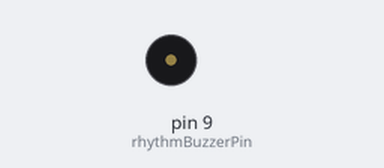
Simulated run of this sketch. Board: Arduino Uno, built with avr-gcc and run on an emulated ATmega328P. Shown: buzzer (waves = sounding). At 37.0 s the program stops and its outputs stay as they are.

Above: at 0.32 s.
At 36.3 s:
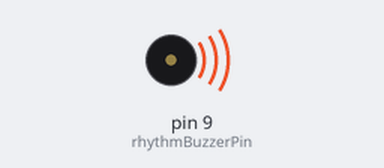
Timing chart, 0 to 38.5 s (numbered marks = the images above):
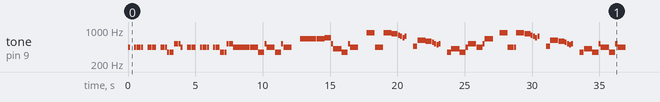

Measured:
- by itself, tone on pin 9 (rhythmBuzzerPin): plays 440 Hz for 0.15 s, 440 Hz for 0.15 s, 440 Hz for 0.15 s, 440 Hz for 0.15 s, 440 Hz for 0.15 s, 440 Hz for 0.15 s … (102 notes in this stretch)

The sketch:

servo-march.ino
```cpp
//Note Definitions
const int NOTE_AS3 = 233;
const int NOTE_C4 = 262;
const int NOTE_D4 = 294;
const int NOTE_E4 = 330;
const int NOTE_F4 = 349;
const int NOTE_G4 = 392;
const int NOTE_GS4 = 415;
const int NOTE_A4 = 440;
const int NOTE_AS4 = 466;
const int NOTE_B4 = 494;
const int NOTE_C5 = 523;
const int NOTE_CS5 = 554;
const int NOTE_D5 = 587;
const int NOTE_DS5 = 622;
const int NOTE_E5 = 659;
const int NOTE_F5 = 699;
const int NOTE_FS5 = 740;
const int NOTE_G5 = 784;
const int NOTE_GS5 = 831;
const int NOTE_A5 = 880;

const int rhythmBuzzerPin = 9;
const int rhythmLength = 115;

int rhythmNotes[] = {NOTE_A4,0,NOTE_A4,NOTE_A4,NOTE_A4,NOTE_A4,0,NOTE_A4,NOTE_A4,NOTE_A4,NOTE_A4,0,NOTE_A4,NOTE_A4,NOTE_A4,NOTE_F4,NOTE_F4,NOTE_F4,NOTE_C5,NOTE_C5,NOTE_C5,  //Intro 1 (21 Notes)
                    NOTE_A4,0,NOTE_A4,NOTE_A4,NOTE_A4,NOTE_A4,0,NOTE_A4,NOTE_A4,NOTE_A4,NOTE_A4,0,NOTE_A4,NOTE_A4,NOTE_A4,NOTE_F4,NOTE_F4,NOTE_F4,NOTE_C5,NOTE_C5,NOTE_C5,   //Intro 2 (21 Notes)
                    NOTE_A4,NOTE_A4,NOTE_A4,NOTE_F4,NOTE_C5,NOTE_A4,NOTE_F4,NOTE_C5,NOTE_A4,                                                                                 //Part 1  (9 Notes)
                    0,NOTE_E5,NOTE_E5,NOTE_E5,NOTE_F5,NOTE_C5,NOTE_GS4,NOTE_F4,NOTE_C5,NOTE_A4,                                                                              //Part 2  (10 Notes)
                    0,NOTE_A5,NOTE_A4,NOTE_A4,NOTE_A5,NOTE_GS5,NOTE_G5,NOTE_FS5,NOTE_F5,NOTE_FS5,                                                                            //Part 3  (10 Notes)
                    0,NOTE_AS4,NOTE_DS5,NOTE_D5,NOTE_CS5,NOTE_C5,NOTE_B4,NOTE_C5,                                                                                            //Part 4  (8 Notes)
                    0,NOTE_F4,NOTE_GS4,NOTE_F4,NOTE_A4,NOTE_C5,NOTE_A4,NOTE_C5,NOTE_E5,                                                                                      //Part 5  (9 Notes)
                    0,NOTE_A5,NOTE_A4,NOTE_A4,NOTE_A5,NOTE_GS5,NOTE_G5,NOTE_FS5,NOTE_F5,NOTE_FS5,                                                                            //Part 6  (10 Notes)
                    0,NOTE_AS4,NOTE_DS5,NOTE_D5,NOTE_CS5,NOTE_C5,NOTE_B4,NOTE_C5,                                                                                            //Part 7  (8 Notes)
                    0,NOTE_F4,NOTE_GS4,NOTE_F4,NOTE_C5,NOTE_A4,NOTE_F4,NOTE_C5,NOTE_A4};                                                                                     //Part 8  (9 Notes)

int rhythmBeats[] = {1,2,1,1,1,1,2,1,1,1,1,2,1,1,1,1,1,1,1,1,1,   //Intro 1
                    1,2,1,1,1,1,2,1,1,1,1,2,1,1,1,1,1,1,1,1,1,    //Intro 2
                    4,4,4,3,1,4,3,1,4,                            //Part 1
                    4,4,4,4,3,1,4,3,1,4,                          //Part 2
                    4,4,3,1,4,3,1,1,1,1,                          //Part 3
                    3,2,4,3,1,1,1,1,                              //Part 4
                    3,2,4,3,1,4,3,1,4,                            //Part 5
                    3,4,3,1,4,3,1,1,1,1,                          //Part 6
                    3,2,4,3,1,1,1,1,                              //Part 7
                    3,2,4,3,1,4,3,1,4};                           //Part 8

int tempo = 150;

void setup()
{
  pinMode(rhythmBuzzerPin, OUTPUT);
}

void loop()
{
  int i, rhythmDuration;

  for (i = 0; i < rhythmLength; i++) // step through the song arrays
  {
    rhythmDuration = rhythmBeats[i] * tempo;  // length of note/rest in ms

    if (rhythmNotes[i] == '0')          // is this a rest?
    {
      delay(rhythmDuration);            // then pause for a moment
    }

    else                          // otherwise, play the note
    {
      tone(rhythmBuzzerPin, rhythmNotes[i], rhythmDuration);
      delay(rhythmDuration);            // wait for tone to finish
    }
    delay(tempo/10);              // brief pause between notes
  }

  while(true){}
}
```
